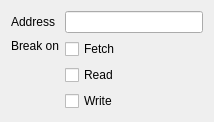
<?xml version="1.0" encoding="UTF-8"?>
<ui version="4.0">
 <class>BPDialog</class>
 <widget class="QDialog" name="BPDialog">
  <property name="windowModality">
   <enum>Qt::ApplicationModal</enum>
  </property>
  <property name="geometry">
   <rect>
    <x>0</x>
    <y>0</y>
    <width>214</width>
    <height>112</height>
   </rect>
  </property>
  <property name="sizePolicy">
   <sizepolicy hsizetype="Fixed" vsizetype="Fixed">
    <horstretch>0</horstretch>
    <verstretch>0</verstretch>
   </sizepolicy>
  </property>
  <property name="windowTitle">
   <string>Breakpoint</string>
  </property>
  <property name="modal">
   <bool>true</bool>
  </property>
  <layout class="QGridLayout" name="gridLayout">
   <item row="0" column="0">
    <widget class="QLabel" name="label">
     <property name="text">
      <string>Address</string>
     </property>
    </widget>
   </item>
   <item row="0" column="1">
    <widget class="QLineEdit" name="bpAdr">
     <property name="readOnly">
      <bool>true</bool>
     </property>
    </widget>
   </item>
   <item row="1" column="0">
    <widget class="QLabel" name="label_2">
     <property name="text">
      <string>Break on</string>
     </property>
     <property name="alignment">
      <set>Qt::AlignLeading|Qt::AlignLeft|Qt::AlignTop</set>
     </property>
    </widget>
   </item>
   <item row="1" column="1">
    <layout class="QVBoxLayout" name="verticalLayout">
     <item>
      <widget class="QCheckBox" name="cbFetch">
       <property name="text">
        <string>Fetch</string>
       </property>
      </widget>
     </item>
     <item>
      <widget class="QCheckBox" name="cbRead">
       <property name="text">
        <string>Read</string>
       </property>
      </widget>
     </item>
     <item>
      <widget class="QCheckBox" name="cbWrite">
       <property name="text">
        <string>Write</string>
       </property>
      </widget>
     </item>
    </layout>
   </item>
  </layout>
 </widget>
 <resources/>
 <connections/>
</ui>
